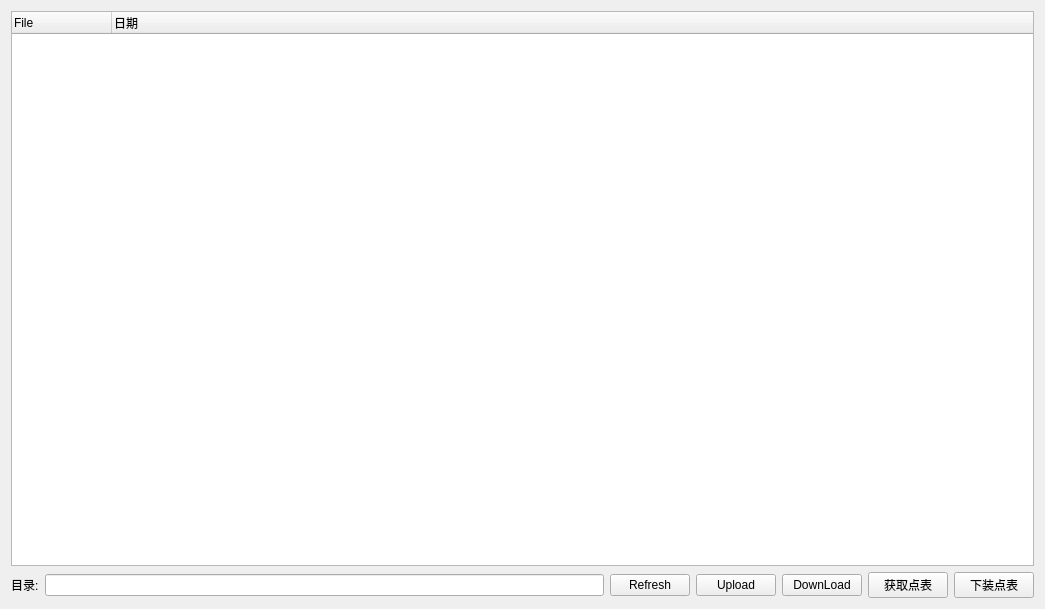
<?xml version="1.0" encoding="UTF-8"?>
<ui version="4.0">
 <class>CFileTransWgt</class>
 <widget class="QWidget" name="CFileTransWgt">
  <property name="geometry">
   <rect>
    <x>0</x>
    <y>0</y>
    <width>1045</width>
    <height>609</height>
   </rect>
  </property>
  <property name="windowTitle">
   <string>CFileTransWgt</string>
  </property>
  <layout class="QVBoxLayout" name="verticalLayout_2">
   <item>
    <layout class="QVBoxLayout" name="verticalLayout">
     <item>
      <widget class="QSplitter" name="splitter">
       <property name="orientation">
        <enum>Qt::Horizontal</enum>
       </property>
       <widget class="QTreeWidget" name="treeWidget">
        <column>
         <property name="text">
          <string>File</string>
         </property>
        </column>
        <column>
         <property name="text">
          <string>日期</string>
         </property>
        </column>
       </widget>
      </widget>
     </item>
     <item>
      <layout class="QHBoxLayout" name="horizontalLayout">
       <item>
        <widget class="QLabel" name="label">
         <property name="text">
          <string>目录:</string>
         </property>
        </widget>
       </item>
       <item>
        <widget class="QLineEdit" name="lineEdit"/>
       </item>
       <item>
        <widget class="QPushButton" name="pushButton">
         <property name="sizePolicy">
          <sizepolicy hsizetype="Preferred" vsizetype="Fixed">
           <horstretch>0</horstretch>
           <verstretch>0</verstretch>
          </sizepolicy>
         </property>
         <property name="text">
          <string>Refresh</string>
         </property>
        </widget>
       </item>
       <item>
        <widget class="QPushButton" name="pushButton_2">
         <property name="sizePolicy">
          <sizepolicy hsizetype="Preferred" vsizetype="Fixed">
           <horstretch>0</horstretch>
           <verstretch>0</verstretch>
          </sizepolicy>
         </property>
         <property name="text">
          <string>Upload</string>
         </property>
        </widget>
       </item>
       <item>
        <widget class="QPushButton" name="pushButton_3">
         <property name="sizePolicy">
          <sizepolicy hsizetype="Preferred" vsizetype="Fixed">
           <horstretch>0</horstretch>
           <verstretch>0</verstretch>
          </sizepolicy>
         </property>
         <property name="text">
          <string>DownLoad</string>
         </property>
        </widget>
       </item>
       <item>
        <widget class="QPushButton" name="pushButton_4">
         <property name="sizePolicy">
          <sizepolicy hsizetype="Preferred" vsizetype="Fixed">
           <horstretch>0</horstretch>
           <verstretch>0</verstretch>
          </sizepolicy>
         </property>
         <property name="text">
          <string>获取点表</string>
         </property>
        </widget>
       </item>
       <item>
        <widget class="QPushButton" name="pushButton_5">
         <property name="sizePolicy">
          <sizepolicy hsizetype="Preferred" vsizetype="Fixed">
           <horstretch>0</horstretch>
           <verstretch>0</verstretch>
          </sizepolicy>
         </property>
         <property name="text">
          <string>下装点表</string>
         </property>
        </widget>
       </item>
      </layout>
     </item>
    </layout>
   </item>
  </layout>
 </widget>
 <layoutdefault spacing="6" margin="11"/>
 <resources/>
 <connections/>
</ui>
